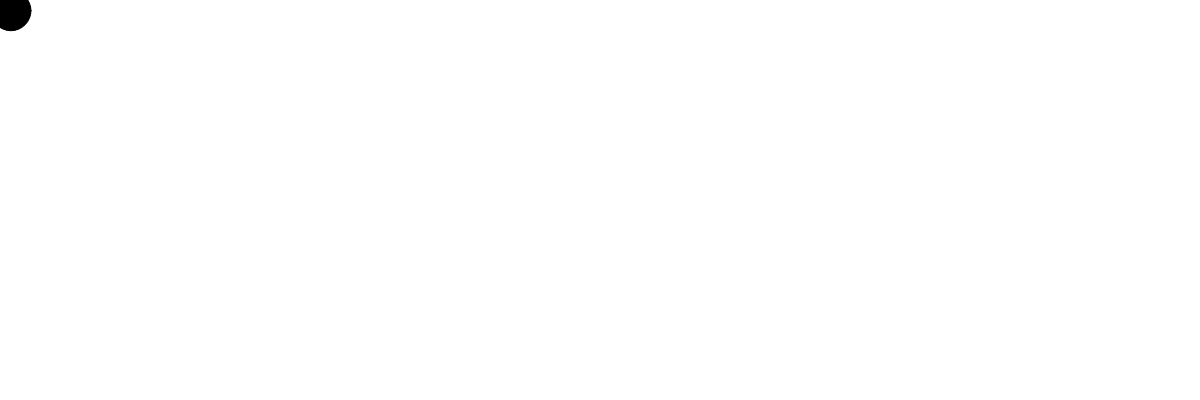
Frame 1 (no input)
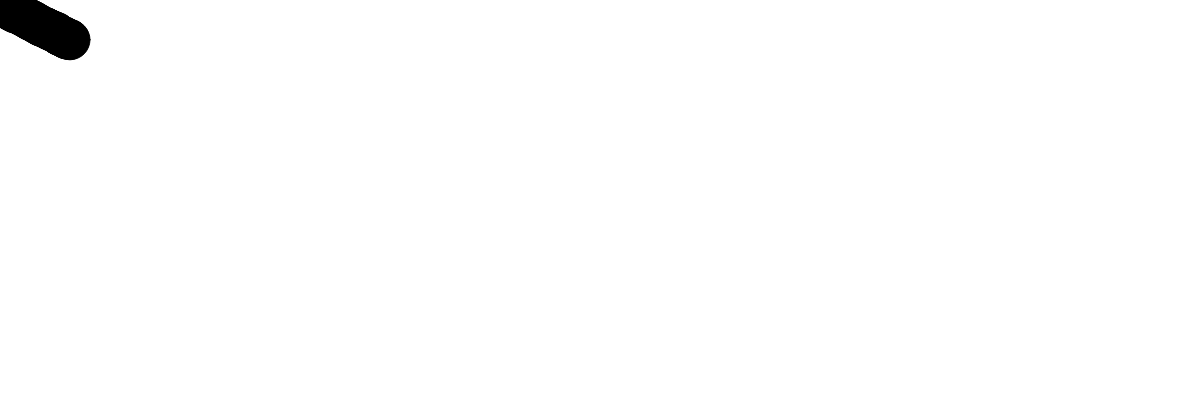
Frame 60 (no input)
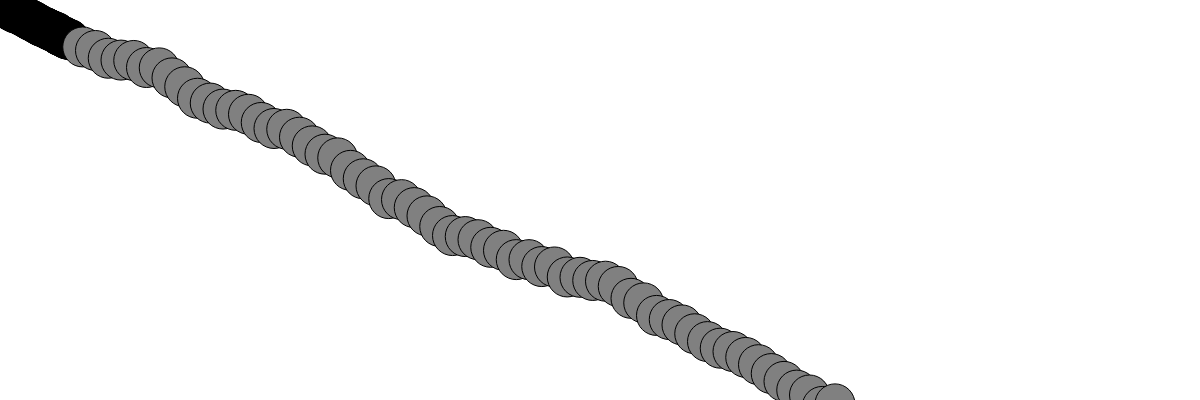
Frame 120 (the mouse pressed at the canvas centre since frame 60)

The p5.js sketch that drew these frames (run headless with seeded random() and noise() and a simulated clock; from frame 60 on, the mouse is pressed at the canvas centre):

// p5.js sketch
// ── sketch.js


let ball = {};
ball.width = 40;
ball.x = 10;
ball.y = 10;
ball.delta_x = 1;
ball.delta_y = 1;
ball.scale_x = 1;
ball.scale_y = 1;

function setup() {
    createCanvas(windowWidth, 400);
    background(255);
}


function draw() {

  var circleColor = map(mouseX, 0, windowWidth, 0, 255);

    ball.x += ball.delta_x * ball.scale_x;
    ball.y += random(ball.delta_y) * ball.scale_y;


    if (ball.x >= width || ball.x <= 0) {
        ball.delta_x = -1 * ball.delta_x;
    }
    if (ball.y >= height || ball.y <= 0) {
        ball.delta_y = -1 * ball.delta_y;
    }

    fill( circleColor, circleColor, circleColor );
    ellipse(ball.x, ball.y, ball.width, ball.width);
}

function mousePressed() {
    ball.scale_x = map(mouseX, 0, width, 0.5, 25);
    ball.scale_y = map(mouseY, 0, height, 0.5, 25);
}
